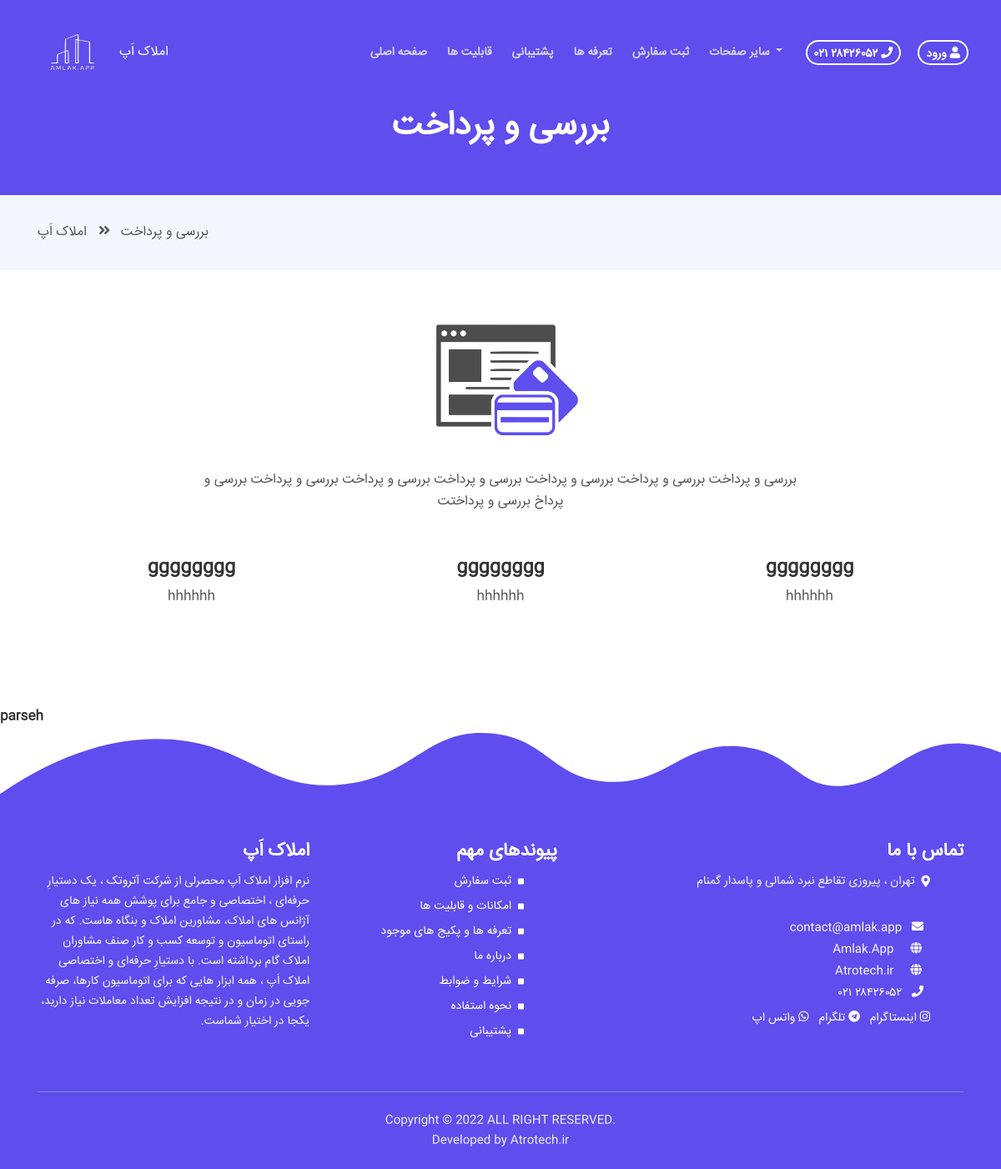
Page /checkout/3/ on the earlier database version.
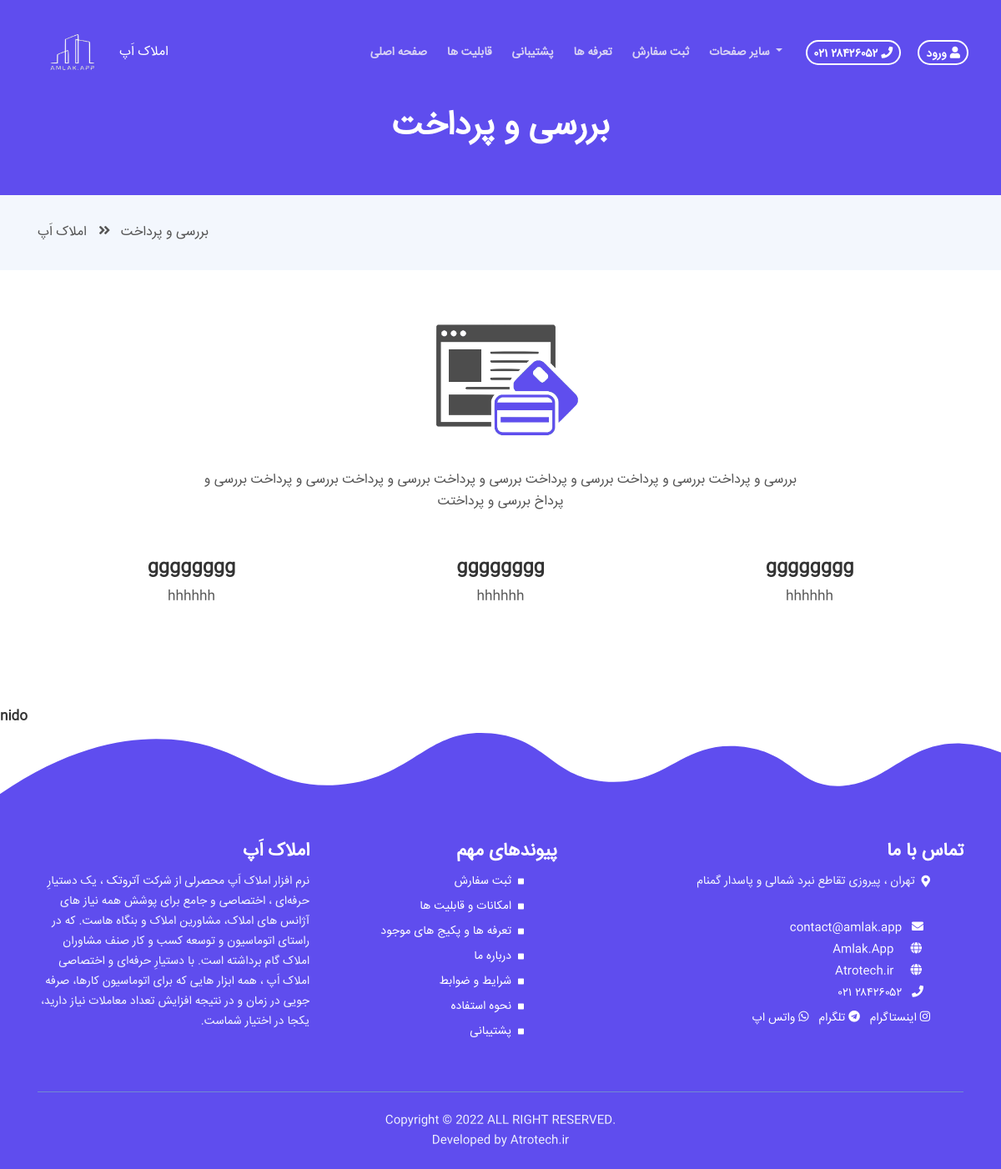
Same page on the later database version.
### app/models.py (models this page shows, shortened)
class Requests(models.Model):
    user = models.ForeignKey(User, on_delete=models.CASCADE, verbose_name = "کاربر")
    package = models.ForeignKey(Package, on_delete=models.CASCADE, verbose_name = "بسته")
    domain = models.CharField(max_length=80, unique=True, verbose_name="نام دامنه")
    discount = models.CharField(max_length=80, blank=True, null=True, verbose_name = "کد تخفیف")
    date_created = jmodels.jDateTimeField(auto_now_add=True, verbose_name = "تاریخ درخواست")
    final_price = models.IntegerField(null=True, blank=True, verbose_name = "قیمت نهایی")
    CHOICES = ( ('فعال','فعال'), ('لغو شده','لغو شده'), ('در انتظار پرداخت','در انتظار پرداخت'), ('در انتظار فعال سازی','در انتظار فعال سازی') )
    status = models.CharField(max_length=40,choices=CHOICES, default='در انتظار پرداخت', verbose_name = "وضعیت")
    paid = models.BooleanField(default = False, verbose_name="پرداخت شده")
    date_launched = jmodels.jDateField(null=True, blank=True, verbose_name = "تاریخ راه اندازی")
    class Meta:
        verbose_name = "درخواست"
        verbose_name_plural = "درخواست ها"

### app/views.py (the view)
# urls.py: path('checkout/<int:id>/', views.checkout, name="checkout"),
def checkout(request, id):
    req = get_object_or_404(Requests, id=id)
    html_template = loader.get_template( 'checkout.html' )
    return HttpResponse(html_template.render( {'req':req}, request) )

### templates/checkout.html (shortened to what this page needs)
{% extends "base.html" %}
{% load static %}
{% block content %}
<header id="header" class="ex-header">
    <div class="container">
        <div class="row">
            <div class="col-md-12">
                <h1> بررسی و پرداخت </h1>
            </div>
        </div>
    </div>
</header>
<div class="ex-basic-1">
    <div class="container">
        <div class="row">
            <div class="col-lg-12">
                <div class="breadcrumbs" dir="rtl">
                   بررسی و پرداخت </a><i class="fa fa-angle-double-right"></i><span>  املاک اَپ  </span>
                </div>
            </div>
        </div>
    </div>
</div>
  <div class="cards-1">
      <div class="container">
          <div class="row">
              <div class="col-lg-12">
                  <div class="above-heading">
                    <div class="card-image">
                        <img class="img-fluid" src="{% static 'images/payment.png' %}" alt="alternative">
                    </div>
                  </div>
                  <p class="p-heading" dir="rtl"> بررسی و پرداخت بررسی و پرداخت بررسی و پرداخت بررسی و پرداخت بررسی و پرداخت بررسی و پرداخت بررسی و پرداخ بررسی و پرداختت </p>
              </div>
          </div>
          <div class="row">
              <div class="col-lg-12" dir="rtl">
                  <div class="card">
                      <div class="card-body">
                          <h4 class="card-title"> gggggggg </h4>
                          <p> hhhhhh </p>
                      </div>
                  </div>
                  <div class="card">
                      <div class="card-body">
                          <h4 class="card-title"> gggggggg </h4>
                          <p> hhhhhh </p>
                      </div>
                  </div>
                  <div class="card">
                      <div class="card-body">
                          <h4 class="card-title"> gggggggg </h4>
                          <p> hhhhhh </p>
                      </div>
                  </div>
              </div>
          </div>
      </div>
  </div>
<h6> {{ req.domain }} </h6>
{% endblock content %}

### templates/base.html (shortened to what this page needs)
{% load static %}
<!DOCTYPE html>
<html class="no-js">
<head>
  <link href="{% static 'css/bootstrap.css' %}" rel="stylesheet">
  <link href="{% static 'css/fontawesome-all.css' %}" rel="stylesheet">
  <link href="{% static 'css/swiper.css' %}" rel="stylesheet">
  <link href="{% static 'css/magnific-popup.css' %}" rel="stylesheet">
  <link href="{% static 'css/styles.css' %}" rel="stylesheet">
  </head>
  <body data-spy="scroll" data-target=".fixed-top">
      <nav class="navbar navbar-expand-lg navbar-dark navbar-custom fixed-top">
          <div class="container">
              <a class="navbar-brand logo-image" href="{% url 'app:home' %}"><img src="{% static 'images/logo.png' %}" alt="alternative"> </a>
              <a class="navbar-brand logo-text page-scroll" href="{% url 'app:home' %}"> املاک اَپ </a>
              <div class="collapse navbar-collapse" id="navbarsExampleDefault">
                  <ul class="navbar-nav ml-auto">
                      <li class="nav-item">
                          <a class="nav-link page-scroll" href="{% url 'app:home' %}"> صفحه اصلی </a>
                      </li>
                      <li class="nav-item">
                          <a class="nav-link page-scroll" href="{% url 'app:home' %}#features"> قابلیت ها </a>
                      </li>
                      <li class="nav-item">
                          <a class="nav-link page-scroll" href="{% url 'app:contact' %}"> پشتیبانی </a>
                      </li>
                      <li class="nav-item">
                          <a class="nav-link page-scroll" href="{% url 'app:home' %}#pricing"> تعرفه ها </a>
                      </li>
                      <li class="nav-item">
                          <a class="nav-link page-scroll" href="{% url 'app:request' %}">  ثبت سفارش </a>
                      </li>
                      <li class="nav-item dropdown">
                          <a class="nav-link dropdown-toggle page-scroll" href="#video" id="navbarDropdown" role="button" aria-haspopup="true" aria-expanded="false"> سایر صفحات </a>
                      </li>
                  </ul>
                  <span class="nav-item">
                      <a class="btn-outline-sm" href="tel:02128426052"> ۰۲۱ ۲۸۴۲۶۰۵۲ <i class="fas fa-phone"></i> </a>
                      {% if user.is_authenticated %}
                      <a class="btn-outline-sm" href="{% url 'app:profile' %}"> حساب کاربری <i class="fas fa-user"></i> </a>
                      {% else %}
                      <a class="btn-outline-sm" href="{% url 'app:login' %}"> ورود <i class="fas fa-user"></i> </a>
                      {% endif %}
                  </span>
              </div>
          </div>
      </nav>
{% block content %}{% endblock content %}
{% if request.path == '/login' %}{% elif request.path == '/signup' %}{% else %}
    <div class="footer">
        <div class="container">
            <div class="row">
                <div class="col-md-4">
                    <div class="footer-col first" dir="rtl" align="right">
                        <h4>  املاک اَپ </h4>
                        <p class="p-small">
                           نرم افزار املاک اَپ محصرلی از شرکت <a href="http://www.Atrotech.ir" target="_blank" style="color:white;text-decoration: none;"> آتروتک </a> ، یک دستیارِ حرفه‌ای ، اختصاصی و جامع برای پوشش همه نیاز های آژانس های املاک، مشاورین املاک و بنگاه هاست. که در راستای اتوماسیون و توسعه کسب و کار صنف مشاوران املاک گام برداشته است. با دستیارِ حرفه‌ای و اختصاصی املاک اَپ ، همه ابزار هایی که برای اتوماسیون کارها، صرفه جویی در زمان و در نتیجه افزایش تعداد معاملات نیاز دارید، یکجا در اختیار شماست.
                        </p>
                    </div>
                </div>
                <div class="col-md-3">
                    <div class="footer-col middle" dir="rtl" align="right">
                        <h4> پیوندهای مهم </h4>
                        <ul class="list-unstyled li-space-lg p-small">
                            <li class="media">
                                <i class="fas fa-square"></i> &nbsp;&nbsp;
                                <div class="media-body">  <a class="white" href="#your-link" style="color:white;text-decoration: none;"> ثبت سفارش </a> </div>
                            </li>
                            <li class="media">
                                <i class="fas fa-square"></i> &nbsp;&nbsp;
                                <div class="media-body"> <a class="white" href="terms-conditions.html" style="color:white;text-decoration: none;"> امکانات و قابلیت ها </a> </div>
                            </li>
                            <li class="media">
                                <i class="fas fa-square"></i> &nbsp;&nbsp;
                                <div class="media-body"> <a class="white" href="terms-conditions.html" style="color:white;text-decoration: none;"> تعرفه ها و پکیج های موجود </a> </div>
                            </li>
                            <li class="media">
                                <i class="fas fa-square"></i> &nbsp;&nbsp;
                                <div class="media-body"> <a class="white" href="terms-conditions.html" style="color:white;text-decoration: none;"> درباره ما </a> </div>
                            </li>
                            <li class="media">
                                <i class="fas fa-square"></i> &nbsp;&nbsp;
                                <div class="media-body"> <a class="white" href="terms-conditions.html" style="color:white;text-decoration: none;"> شرایط و ضوابط </a> </div>
                            </li>
                            <li class="media">
                                <i class="fas fa-square"></i> &nbsp;&nbsp;
                                <div class="media-body"> <a class="white" href="terms-conditions.html" style="color:white;text-decoration: none;"> نحوه استفاده </a> </div>
                            </li>
                            <li class="media">
                                <i class="fas fa-square"></i> &nbsp;&nbsp;
                                <div class="media-body"> <a class="white" href="terms-conditions.html" style="color:white;text-decoration: none;"> پشتیبانی </a> </div>
                            </li>
                        </ul>
                    </div>
                </div>
                <div class="col-md-5">
                    <div class="footer-col last" dir="rtl" align="right">
                        <h4> تماس با ما </h4>
                        <ul class="list-unstyled li-space-lg p-small">
                            <li class="media">
                                <i class="fas fa-map-marker-alt"></i> &nbsp;&nbsp;
                                <div class="media-body"> تهران ، پیروزی تقاطع نبرد شمالی و پاسدار گمنام </div>
                            </li>
                            <li class="media">
                                <div class="media-body">
                                  <br>
                                  &nbsp; <i class="fas fa-envelope"></i> &nbsp; <a class="white" style="color:white;text-decoration: none;" href="mailto:contact@amlak.app"> contact@amlak.app</a> <br>
                                  <i class="fas fa-globe"></i>  <a class="white" style="color:white;text-decoration: none;" href="https://www.amlak.app"> Amlak.App</a> <br>
                                  <i class="fas fa-globe"></i>  <a class="white" style="color:white;text-decoration: none;" href="http://www.Atrotech.ir"> Atrotech.ir</a> <br>
                                  &nbsp; <i class="fas fa-phone"></i> &nbsp; <a dir="ltr" class="white" style="color:white;text-decoration: none;" href="tel:02128426052"> ۰۲۱ ۲۸۴۲۶۰۵۲  </a>
                                </div>
                            </li>
                            <li class="media"><br>
                              <a href="https://www.instagram.com/atrotech.ir" class="white" style="color:white;text-decoration: none;"> <i class="fab fa-instagram"></i> اینستاگرام</a> &nbsp;&nbsp;&nbsp;
                              <a href="#your-link" class="white" style="color:white;text-decoration: none;"> <i class="fab fa-telegram"></i> تلگرام</a> &nbsp;&nbsp;&nbsp;
                              <a href="#your-link" class="white" style="color:white;text-decoration: none;"> <i class="fab fa-whatsapp"></i> واتس اپ</a>
                            </li>
                        </ul>
                    </div>
                </div>
            </div>
        </div>
    </div>
    <div class="copyright">
        <div class="container">
            <div class="row">
                <div class="col-lg-12">
                    <p class="p-small">Copyright © 2022 <a href="https://www.amlak.app"> ALL RIGHT RESERVED. </a><br>
                        Developed by <a href="http://www.Atrotech.ir" target="_blank"> Atrotech.ir </a>
                    </p>
                </div>
            </div>
        </div>
    </div>
{% endif %}
</body>
</html>

Differences in the rows shown:
changed Requests: domain "parseh" → "nido"
